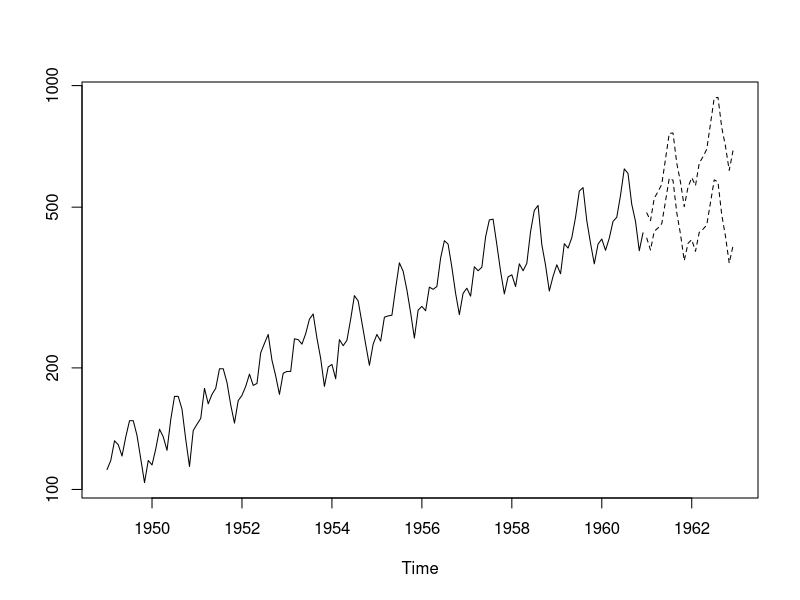
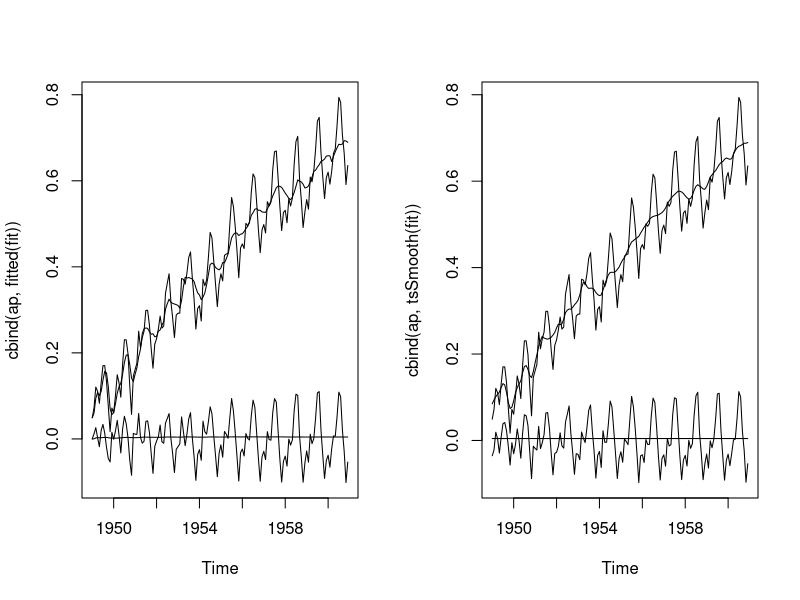

These charts were generated, in order, by the following R code:

print("HelloWorld", quote=FALSE)
## Not run:
## These are quite slow and so not run by example(AirPassengers)

## The classic 'airline model', by full ML
(fit <- arima(log10(AirPassengers), c(0, 1, 1),
              seasonal = list(order = c(0, 1, 1), period = 12)))
update(fit, method = "CSS")
update(fit, x = window(log10(AirPassengers), start = 1954))
pred <- predict(fit, n.ahead = 24)
tl <- pred$pred - 1.96 * pred$se
tu <- pred$pred + 1.96 * pred$se
ts.plot(AirPassengers, 10^tl, 10^tu, log = "y", lty = c(1, 2, 2))

## full ML fit is the same if the series is reversed, CSS fit is not
ap0 <- rev(log10(AirPassengers))
attributes(ap0) <- attributes(AirPassengers)
arima(ap0, c(0, 1, 1), seasonal = list(order = c(0, 1, 1), period = 12))
arima(ap0, c(0, 1, 1), seasonal = list(order = c(0, 1, 1), period = 12),
      method = "CSS")

## Structural Time Series
ap <- log10(AirPassengers) - 2
(fit <- StructTS(ap, type = "BSM"))
par(mfrow = c(1, 2))
plot(cbind(ap, fitted(fit)), plot.type = "single")
plot(cbind(ap, tsSmooth(fit)), plot.type = "single")

## End(Not run)